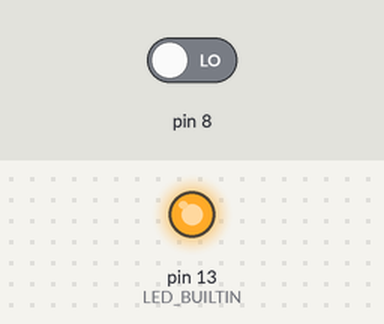
Bench run of a sketch on a simulated Arduino Uno, built with avr-gcc and run on an emulated ATmega328P. On the bench: output pins drawn as LEDs (lit = HIGH). Inputs (shaded band) come from the test bench; at power-on: pin 8 LOW.

Above: at 1.2 s.
1.3 s: pin 8 driven HIGH
At 2.3 s:
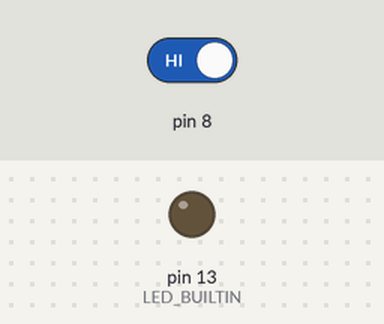
2.8 s: pin 8 driven LOW
At 3.5 s:
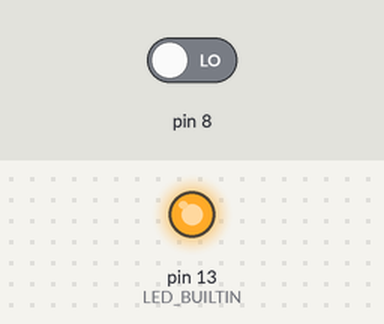
Timing chart, 0 to 5.8 s (numbered marks = the images above; inputs shaded):
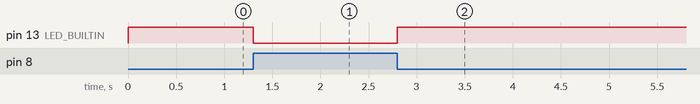

Measured:
- after the input at 1.3 s, pin 13 (LED_BUILTIN): HIGH → LOW at once
- after the input at 2.8 s, pin 13 (LED_BUILTIN): LOW → HIGH at once

The sketch:

Liquid.ino
```cpp
void setup() {
  pinMode(8, INPUT);
  pinMode(LED_BUILTIN, OUTPUT);

}

void loop() {
  if (digitalRead(8) == HIGH) {
    digitalWrite(LED_BUILTIN, LOW);
  }
  else if (digitalRead(8) == LOW) {
    digitalWrite(LED_BUILTIN, HIGH);
  }


}
```
